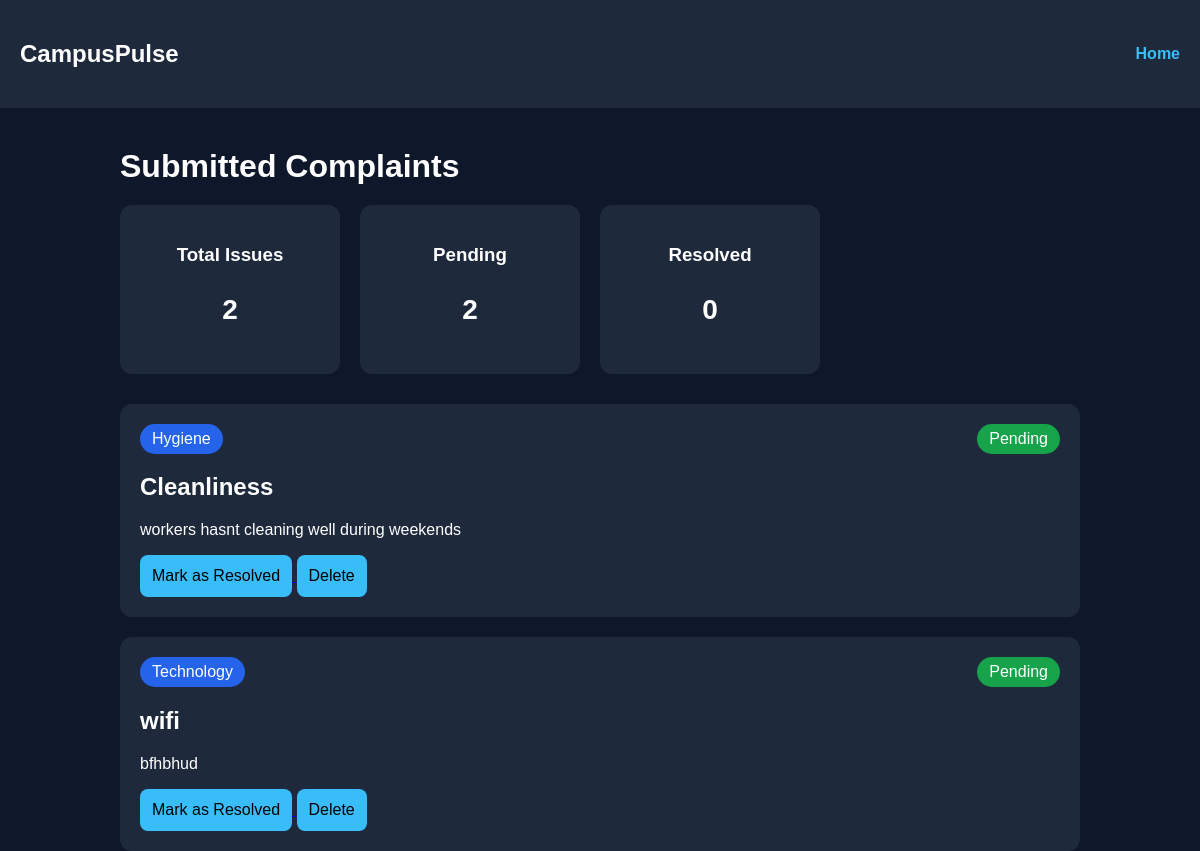
Page /complaints on the earlier database version.
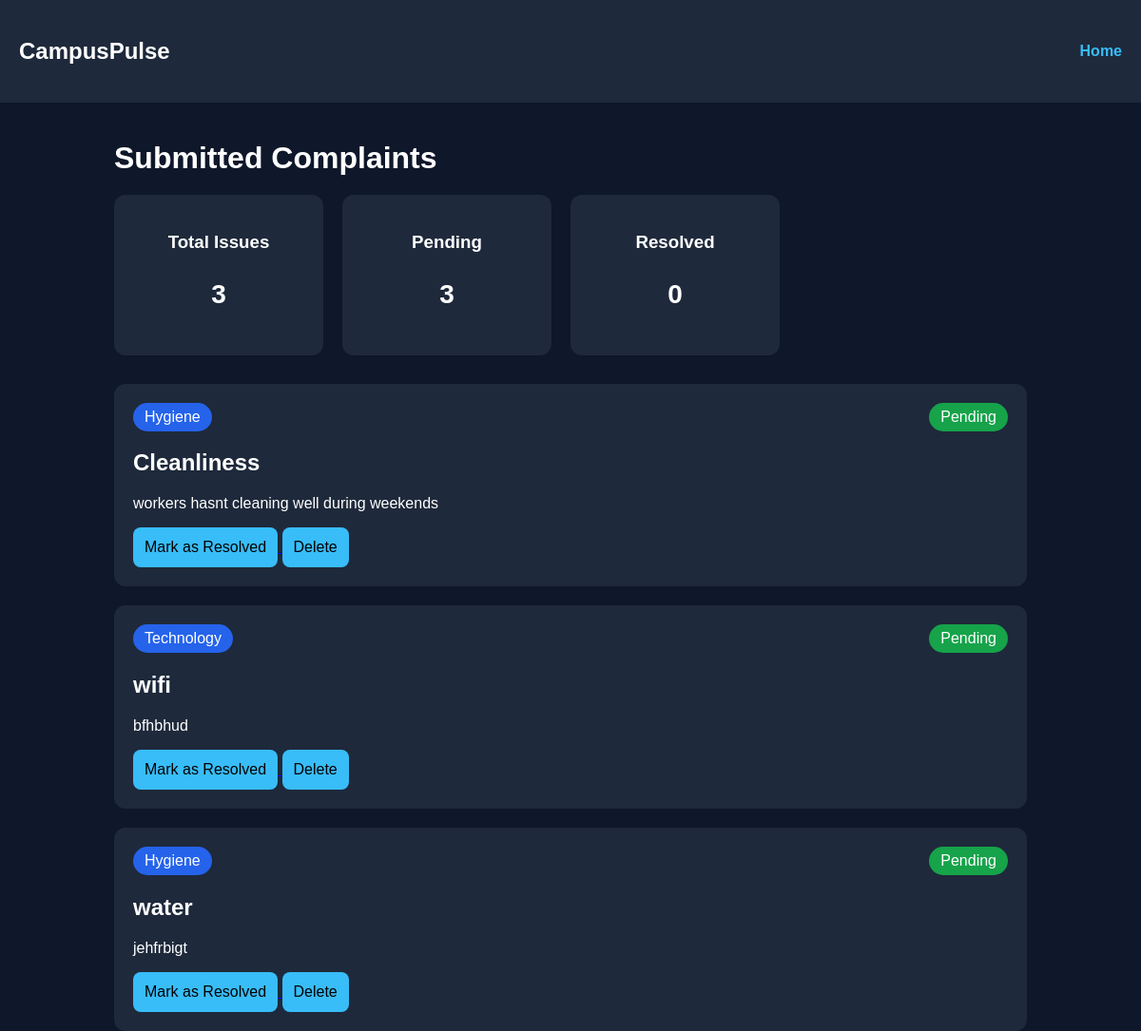
Same page on the later database version.
### tables this page shows
CREATE TABLE complaints (
            id INTEGER PRIMARY KEY AUTOINCREMENT,
            title TEXT NOT NULL,
            description TEXT NOT NULL,
            category TEXT NOT NULL,
            status TEXT NOT NULL
        );

### app.py (the view)
@app.route('/complaints')
def complaints():
    conn = sqlite3.connect('database.db')
    cursor = conn.cursor()
    cursor.execute('SELECT * FROM complaints')
    all_complaints = cursor.fetchall()
    total_issues = len(all_complaints)
    pending_issues = sum(
        1 for complaint in all_complaints
        if complaint[4] == "Pending"
    )
    resolved_issues = sum(
        1 for complaint in all_complaints
        if complaint[4] == "Resolved"
    )
    conn.close()
    return render_template(
        'complaints.html',
        complaints=all_complaints,
        total_issues=total_issues,
        pending_issues=pending_issues,
        resolved_issues=resolved_issues
    )

### templates/complaints.html (shortened to what this page needs)
<!DOCTYPE html>
<html lang="en">
<head>
    <link rel="stylesheet" href="{{ url_for('static', filename='css/style.css') }}">
</head>
<body>
    <nav class="navbar">
        <h2>CampusPulse</h2>
        <a href="/">Home</a>
    </nav>
    <div class="container">
        <h1>Submitted Complaints</h1>
        <div class="stats-container">
    <div class="stat-card">
        <h3>Total Issues</h3>
        <p>{{ total_issues }}</p>
    </div>
    <div class="stat-card">
        <h3>Pending</h3>
        <p>{{ pending_issues }}</p>
    </div>
    <div class="stat-card">
        <h3>Resolved</h3>
        <p>{{ resolved_issues }}</p>
    </div>
</div>
        {% for complaint in complaints %}
       <div class="card">
    <div class="top-row">
        <span class="category">
            {{ complaint[3] }}
        </span>
        <span class="status">
            {{ complaint[4] }}
        </span>
    </div>
    <h2>{{ complaint[1] }}</h2>
    <p>{{ complaint[2] }}</p>
    <a href="/resolve/{{ complaint[0] }}">
        <button>Mark as Resolved</button>
    </a>
    <a href="/delete/{{ complaint[0] }}">
        <button>Delete</button>
    </a>
</div>
        {% endfor %}
    </div>
</body>
</html>

### static/css/style.css (style rules this page uses)
body { margin: 0; font-family: Arial, sans-serif; background-color: #0f172a; color: white; }
.navbar { background-color: #1e293b; padding: 20px; display: flex; justify-content: space-between; align-items: center; }
.navbar a { color: #38bdf8; text-decoration: none; font-weight: bold; }
.container { width: 80%; margin: auto; margin-top: 40px; }
h1 { margin-bottom: 20px; }
button { padding: 12px; background-color: #38bdf8; border: none; border-radius: 8px; font-size: 16px; cursor: pointer; }
.card { background-color: #1e293b; padding: 20px; border-radius: 12px; margin-top: 20px; }
.top-row { display: flex; justify-content: space-between; margin-bottom: 10px; }
.category { background: #2563eb; padding: 6px 12px; border-radius: 20px; }
.status { background: #16a34a; padding: 6px 12px; border-radius: 20px; }
.stats-container { display: flex; gap: 20px; margin-bottom: 30px; }
.stat-card { background-color: #1e293b; padding: 20px; border-radius: 12px; min-width: 180px; text-align: center; }
.stat-card p { font-size: 28px; font-weight: bold; }

Differences in the rows shown:
added complaints: category "Hygiene", status "Pending", title "water", description "jehfrbigt"
Other differences:
{{ total_issues }}: "2" → "3"
{{ pending_issues }}: "2" → "3"
